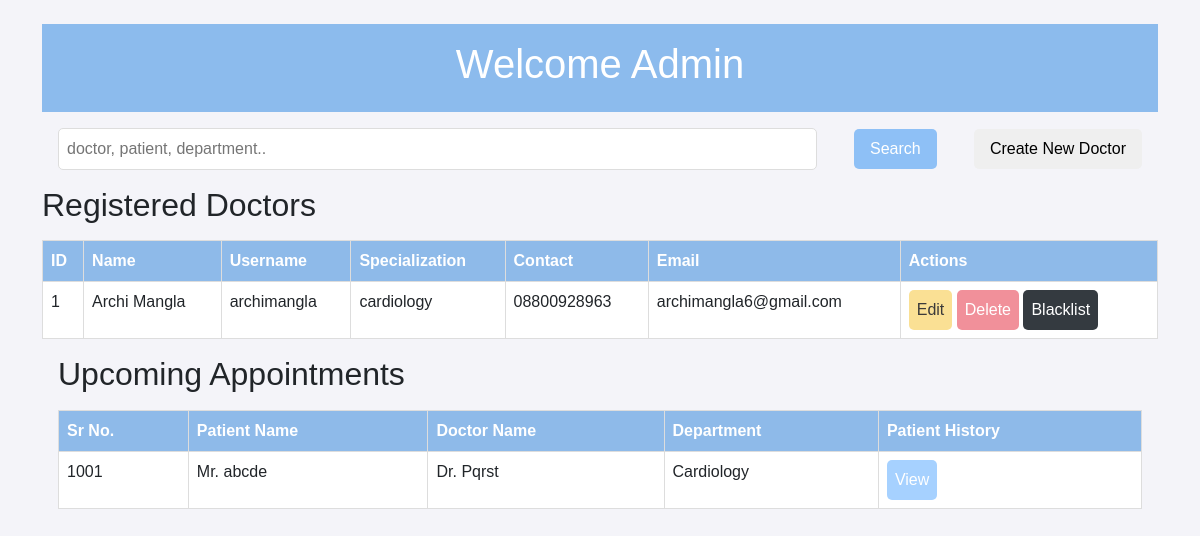
The page /admindb on the database as committed earlier.
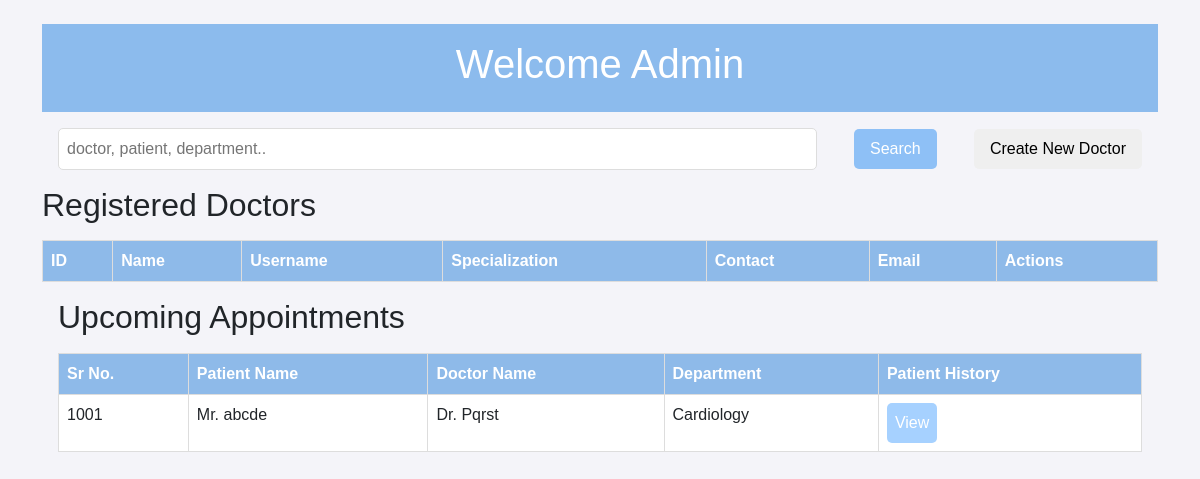
The same page on the database as committed later.
### model.py (models this page shows)
class Doctor(db.Model):
    id = db.Column(db.Integer, primary_key=True)
    name = db.Column(db.String(100), nullable=False)
    username = db.Column(db.String(50), unique=True, nullable=False)
    password = db.Column(db.String(255), nullable=False)
    specialization = db.Column(db.String(100), nullable=False)
    contact = db.Column(db.String(15))
    email = db.Column(db.String(100), unique=True)
    appointments = db.relationship('Appointment', backref='doctor', lazy=True)
    treatments = db.relationship('Treatment', backref='doctor', lazy=True)

### app.py (the view)
@app.route('/admindb')
def admindb():
    doctors = Doctor.query.all()
    admins = Admin.query.all()
    return render_template('admindb.html', doctors=doctors, admins=admins)

### templates/admindb.html (shortened to what this page needs)
{% extends 'base.html' %}
{% block content %}
</head>
<body>
    <div class="header">
        <h1>Welcome Admin</h1>
    </div>
    <div class="search-bar">
        <input type="text" placeholder="doctor, patient, department..">
        <button class="search-btn">Search</button>
        <button onclick="location.href='/createdoc'">Create New Doctor</button>
    </div>
    <div>
        <h2>Registered Doctors</h2>
        <table class="table">
            <thead>
                <tr>
                    <th>ID</th>
                    <th>Name</th>
                    <th>Username</th>
                    <th>Specialization</th>
                    <th>Contact</th>
                    <th>Email</th>
                    <th>Actions</th>
                </tr>
            </thead>
            <tbody>
                {% for doctor in doctors %}
                <tr>
                    <td>{{ doctor.id }}</td>
                    <td>{{ doctor.name }}</td>
                    <td>{{ doctor.username }}</td>
                    <td>{{ doctor.specialization }}</td>
                    <td>{{ doctor.contact }}</td>
                    <td>{{ doctor.email }}</td>
                    <td>
                    <button class="edit-btn" onclick="location.href='/edit_doctor/{{ doctor.id }}'">Edit</button>
                    <button class="delete-btn" onclick="location.href='/delete_doctor/{{ doctor.id }}'">Delete</button>
                    <button class="blacklist-btn" onclick="location.href='/blacklist_doctor/{{ doctor.id }}'">Blacklist</button>
                    </td>
                </tr>
                {% endfor %}
            </tbody>
        </table>
    </div>
    <div class="section">
        <h2>Upcoming Appointments</h2>
        <table class="table">
            <thead>
                <tr>
                    <th>Sr No.</th>
                    <th>Patient Name</th>
                    <th>Doctor Name</th>
                    <th>Department</th>
                    <th>Patient History</th>
                </tr>
            </thead>
            <tbody>
                <tr>
                    <td>1001</td>
                    <td>Mr. abcde</td>
                    <td>Dr. Pqrst</td>
                    <td>Cardiology</td>
                    <td><button class="view-btn">View</button></td>
                </tr>
            </tbody>
        </table>
    </div>
{% endblock %}

### templates/base.html (shortened to what this page needs)
<!DOCTYPE html>
<html lang="en">
<head>
    <link href="https://cdn.jsdelivr.net/npm/bootstrap@5.3.0/dist/css/bootstrap.min.css" rel="stylesheet">
</head>
<body>
    <div class="container mt-4">
        {% block content %}{% endblock %}
    </div>
</body>
</html>

### templates/admindb.html (style rules this page uses)
body { font-family: Arial, sans-serif; margin: 0; padding: 0; background-color: #f4f4f9; }
.header { background-color: #8cbbed; color: white; padding: 1rem; text-align: center; }
.search-bar { display: flex; justify-content: space-between; align-items: center; margin: 1rem auto; padding: 0 1rem; }
.search-bar input { width: 70%; padding: 0.5rem; border: 1px solid #ddd; border-radius: 5px; }
.search-bar button { padding: 0.5rem 1rem; border: none; border-radius: 5px; cursor: pointer; }
.search-bar .search-btn { background-color: #8ec0f6; color: white; }
.section { margin: 1rem auto; padding: 0 1rem; }
.section h2 { margin-bottom: 1rem; }
.table { width: 100%; border-collapse: collapse; margin-top: 1rem; }
.table th, .table td { border: 1px solid #ddd; padding: 0.5rem; text-align: left; }
.table th { background-color: #8ebae9; color: white; }
.table .view-btn { background-color: #a6d1ff; color: white; padding: 0.5rem; border: none; border-radius: 5px; cursor: pointer; }

Rows that differ between the two databases and show on the page:
removed Doctor: id "1", name "Archi Mangla", username "archimangla", specialization "cardiology", contact "08800928963", email "archimangla6@gmail.com"
